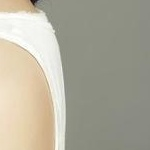
#> input picture picsrc/pickcai.jpg, 150 x 150 px
$ python 011day.py
#> lines starting #> are read from the running program, lines starting #| are printed output that depends on the picture; long printed decimals are rounded
# -*- coding:utf-8 -*-
import cv2 as cv
import numpy as np
import matplotlib.pyplot as plt

# ********************* 模板匹配及其应用 **********************
"""

"""


def template(tpl, target):
    cv.imshow('template', tpl)
    cv.imshow('target', target)
    methods = [cv.TM_SQDIFF_NORMED, cv.TM_CCORR_NORMED, cv.TM_CCOEFF_NORMED]
    th, tw = tpl.shape[:2]
    for md in methods:
        print(md)
        result = cv.matchTemplate(target, tpl, md)
        min_val, max_val, min_loc, max_loc = cv.minMaxLoc(result)
        if md == cv.TM_SQDIFF_NORMED:
            tl = min_loc
        else:
            tl = max_loc
        br = (tl[0] + tw, tl[1] + th)
        cv.rectangle(target, tl, br, (0, 0, 255), 2)
        # cv.imshow('match-'+np.str(md), target)
        cv.imshow('match-'+np.str(md), result)


def main():
    src = cv.imread('../picsrc/pickcai.jpg')
#> src is the input picture: shape (150, 150, 3); mean B, G, R 155.9, 171.9, 175.9
    print(src.shape)
#| (150, 150, 3)
    cv.namedWindow('pic', cv.WINDOW_AUTOSIZE)
    # cv.imshow('cai', src)

    t1 = cv.getTickCount()

    src1 = cv.imread('../picsrc/cai.jpg')
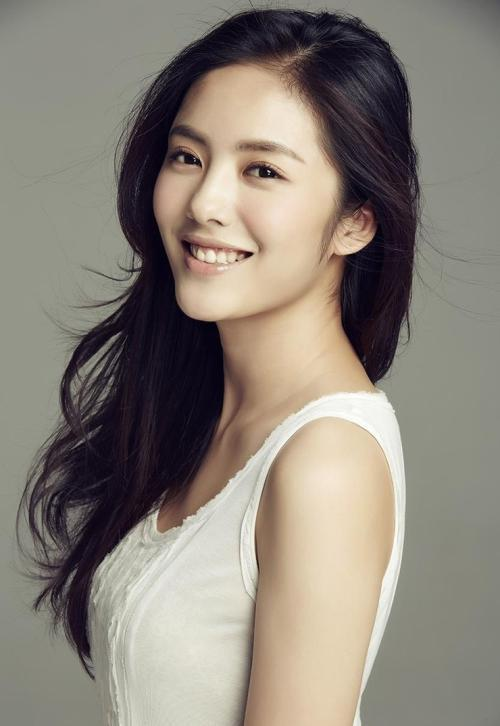
#> input picture picsrc/cai.jpg, 500 x 726 px
#> src1 is the input picture: shape (726, 500, 3); mean B, G, R 121.2, 131, 138.7
    # print(src1.shape)

    template(src, src1)
#> the loop in template, `for md in methods:` made 3 passes
#> (min_val, max_val, min_loc, tl, br) on passes 2 to 3: (0.602, 0.987, (116, 292), (342, 379), (492, 529)), (-0.868, 0.827, (347, 32), (265, 85), (415, 235))
#> (min_val, max_val, max_loc, tl, br) on pass 1: (3.05e-05, 1, (78, 258), (340, 380), (490, 530))
#> pass 1, in template, `result = cv.matchTemplate(target, tpl, md)`:
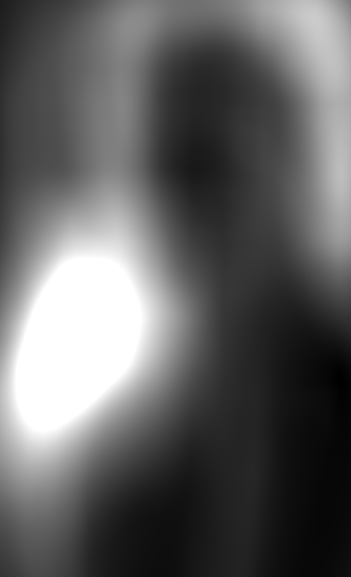
#> result: shape (577, 351) float32; min 3.05e-05, max 1, mean 0.383
#> pass 2, in template, `result = cv.matchTemplate(target, tpl, md)`:
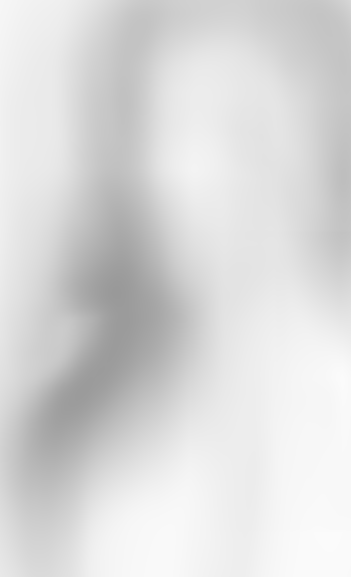
#> result: shape (577, 351) float32; min 0.602, max 0.987, mean 0.856
#> pass 3, in template, `result = cv.matchTemplate(target, tpl, md)`:
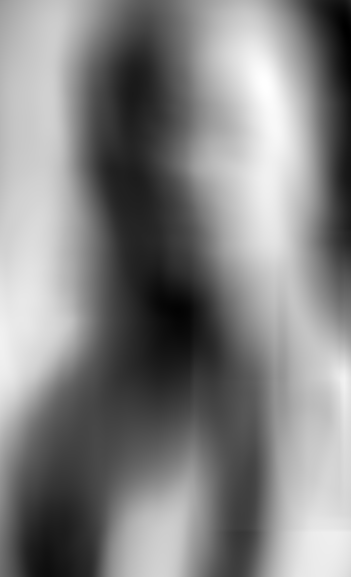
#> result: shape (577, 351) float32; min -0.868, max 0.827, mean 0.000662; drawn with min black and max white

    t2 = cv.getTickCount()
    time = (t2 - t1)/cv.getTickFrequency()
#> time = 0.305
    print('Time consume: %f s' % time)
#| Time consume: 0.305 s


    cv.waitKey(0)  # 程序等待指定的时间后执行以下语句(时间单位为：ms)
    cv.destroyAllWindows()

if __name__ == '__main__':
    main()
